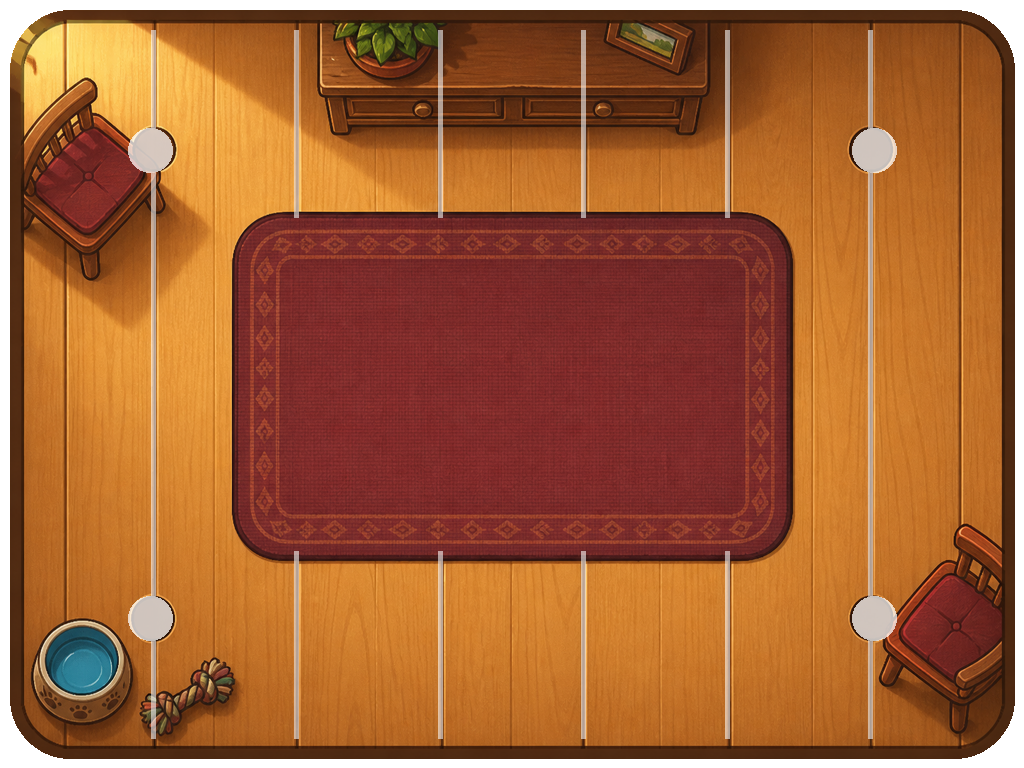
#> input picture unity/CheddarAndCocoa/Assets/Art/ReferenceOnly/GeneratedLevelAreas/diningroom_floor_area_storybook_v02.png, 1024 x 768 px, found by its file name
$ python generate_indoor_level_area_packs.py
#> lines starting #> are read from the running program, lines starting #| are printed output that depends on the picture
#!/usr/bin/env python3
"""Generate transparent indoor floor plates for V3.4's staging audit.

Table Stealth (dining room), Chaos Machine and Thunderstorm Comfort (living room,
shared pack since both missions' briefing art depicts the same cozy den) currently
have no MissionLevelAreaArt plate, so their gameplay plays out on the bare backyard
lawn despite an indoor fantasy. This mirrors kitchen_floor_area.png's exact grammar
(1024x768 rounded-rect floor, thick outline, plank/tile lines, small silhouette
accents) rather than inventing a new visual language - see
Assets/Art/ReferenceOnly/GeneratedLevelAreas/README.md for the established pack.
"""

from __future__ import annotations

from pathlib import Path

from PIL import Image, ImageDraw

ROOT = Path("unity/CheddarAndCocoa/Assets/Art/Resources/ArenaFinal/Props/LevelAreas")
REF_ROOT = Path("unity/CheddarAndCocoa/Assets/Art/ReferenceOnly/GeneratedLevelAreas")
SIZE = (1024, 768)
OUTLINE = 14
POLISHED_LIVING_ROOM_SOURCE = REF_ROOT / "livingroom_floor_area_storybook_v02.png"
POLISHED_DINING_ROOM_SOURCE = REF_ROOT / "diningroom_floor_area_storybook_v02.png"
POLISHED_KITCHEN_SOURCE = REF_ROOT / "kitchen_floor_area_storybook_v02.png"
POLISHED_KITCHEN_COUNTER_SOURCE = REF_ROOT / "kitchen_counter_wall_storybook_v02.png"


def rgba(hex_value: str, alpha: int = 255) -> tuple[int, int, int, int]:
    hex_value = hex_value.lstrip("#")
    return tuple(int(hex_value[i : i + 2], 16) for i in (0, 2, 4)) + (alpha,)


def canvas() -> tuple[Image.Image, ImageDraw.ImageDraw]:
    image = Image.new("RGBA", SIZE, (0, 0, 0, 0))
#> image: PIL image 1024x768 RGBA; every value is 0
    return image, ImageDraw.Draw(image)


def floor_base(draw: ImageDraw.ImageDraw, fill: str, outline: str):
    draw.rounded_rectangle(
        (10, 10, SIZE[0] - 10, SIZE[1] - 10), radius=60,
        fill=rgba(fill), outline=rgba(outline), width=OUTLINE,
    )


def wood_planks(draw: ImageDraw.ImageDraw, seam: str, count: int = 7):
    # Vertical plank seams read as "wood floor" at a glance, distinct from Kitchen's
    # square tile grid - the silhouette-first cue that separates rooms without text.
#> called with seam = '#8a5a2c', count = 7
    step = (SIZE[0] - 20) / count
    for i in range(1, count):
        x = 10 + step * i
        draw.line((x, 30, x, SIZE[1] - 30), fill=rgba(seam, 110), width=5)


def rug(draw: ImageDraw.ImageDraw, fill: str, outline: str, box):
    draw.rounded_rectangle(box, radius=48, fill=rgba(fill), outline=rgba(outline), width=8)


def diningroom_floor() -> Image.Image:
    image, draw = canvas()
    floor_base(draw, "#c98a4a", "#5c3418")
    wood_planks(draw, "#8a5a2c")
    # Dining rug: warm burgundy, centered where a table would sit.
    rug(draw, "#8b3a3a", "#4a1e1e", (232, 218, 792, 550))
    for x, y in ((150, 150), (874, 150), (150, 618), (874, 618)):
        draw.ellipse((x - 22, y - 22, x + 22, y + 22), fill=rgba("#5c3418", 70))
    return image


def livingroom_floor() -> Image.Image:
    image, draw = canvas()
    floor_base(draw, "#a97c50", "#4f341c")
    wood_planks(draw, "#7c5530")
    # Living-room rug: cool teal (Cocoa's cool accent family per ART-DIRECTION.md),
    # distinct from the dining room's warm rug so the two rooms silhouette apart.
    rug(draw, "#3f8a9c", "#1f4a54", (212, 200, 812, 568))
    # A low bookshelf/couch-base silhouette along one long edge for room context.
    draw.rounded_rectangle((60, 40, 400, 112), radius=20, fill=rgba("#5c3a20"), outline=rgba("#2c1a0c"), width=8)
    for x in range(96, 380, 62):
        draw.line((x, 50, x, 102), fill=rgba("#2c1a0c", 140), width=4)
    return image


def save(image: Image.Image, name: str):
    ROOT.mkdir(parents=True, exist_ok=True)
    REF_ROOT.mkdir(parents=True, exist_ok=True)
    out = ROOT / f"{name}.png"
    image.save(out)
    image.save(REF_ROOT / f"{name}.png")
    print(f"wrote {out}")

def polished_or_fallback(source: Path, fallback: Image.Image) -> Image.Image:
    if not source.exists():
        return fallback
    polished = Image.open(source).convert("RGBA")
#> polished is the input picture: PIL image 1024x768 RGBA; mean R, G, B, A 149.3, 81.7, 37.3, 239
    return polished.resize(SIZE, Image.Resampling.LANCZOS) if polished.size != SIZE else polished


def main():
    save(polished_or_fallback(POLISHED_DINING_ROOM_SOURCE, diningroom_floor()),
         "diningroom_floor_area")
    # The deterministic geometry remains a safe fallback, but the runtime den now promotes the
    # reviewed storybook paintover when it is present. Keeping the approved source beside the
    # generated pack makes regeneration repeatable instead of silently reverting to draft blocks.
    save(polished_or_fallback(POLISHED_LIVING_ROOM_SOURCE, livingroom_floor()),
         "livingroom_floor_area")
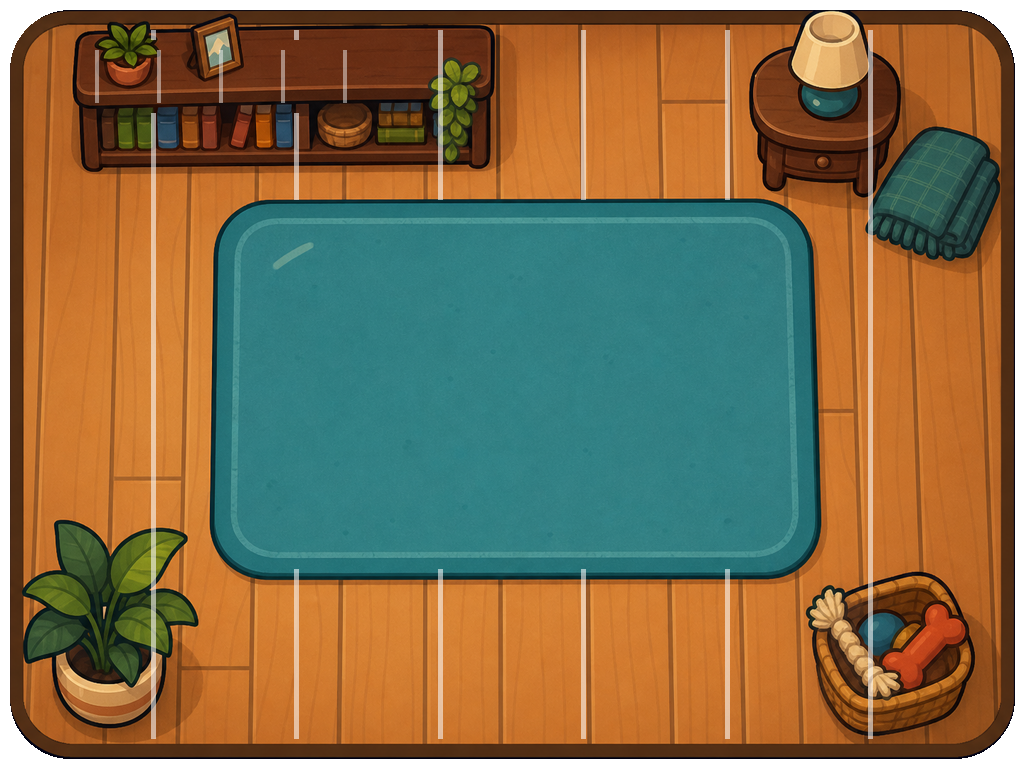
#> input picture unity/CheddarAndCocoa/Assets/Art/ReferenceOnly/GeneratedLevelAreas/livingroom_floor_area_storybook_v02.png, 1024 x 768 px, found by its file name
#> in polished_or_fallback, polished is the input picture: PIL image 1024x768 RGBA; mean R, G, B, A 121.2, 101.6, 67.5, 240.5
    if POLISHED_KITCHEN_SOURCE.exists():
        save(polished_or_fallback(POLISHED_KITCHEN_SOURCE, Image.new("RGBA", SIZE)),
             "kitchen_floor_area")
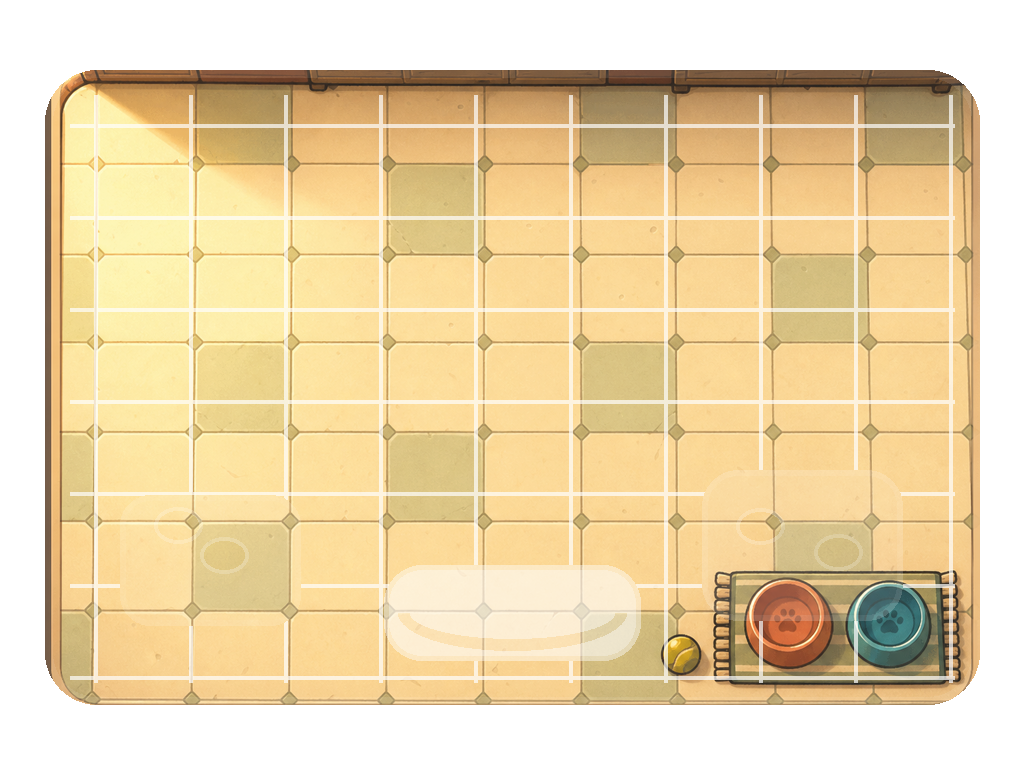
#> input picture unity/CheddarAndCocoa/Assets/Art/ReferenceOnly/GeneratedLevelAreas/kitchen_floor_area_storybook_v02.png, 1024 x 768 px, found by its file name
#> in polished_or_fallback, polished is the input picture: PIL image 1024x768 RGBA; mean R, G, B, A 177.2, 148.2, 94.4, 158.6
    if POLISHED_KITCHEN_COUNTER_SOURCE.exists():
        save(polished_or_fallback(POLISHED_KITCHEN_COUNTER_SOURCE, Image.new("RGBA", SIZE)),
             "kitchen_counter_wall")
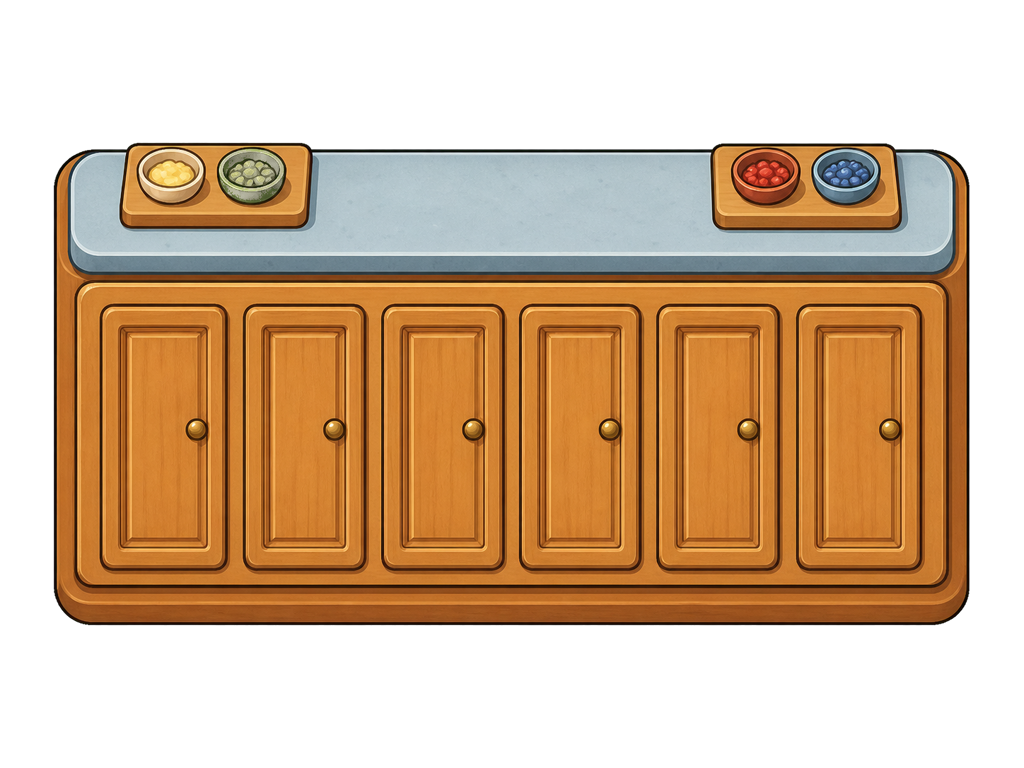
#> input picture unity/CheddarAndCocoa/Assets/Art/ReferenceOnly/GeneratedLevelAreas/kitchen_counter_wall_storybook_v02.png, 1024 x 768 px, found by its file name
#> in polished_or_fallback, polished is the input picture: PIL image 1024x768 RGBA; mean R, G, B, A 98.7, 69, 39.4, 141.2


if __name__ == "__main__":
    main()
